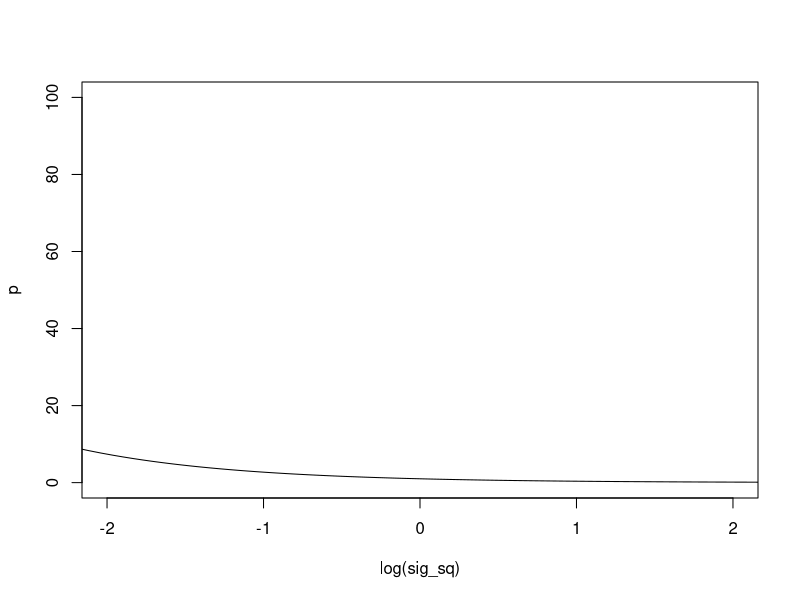
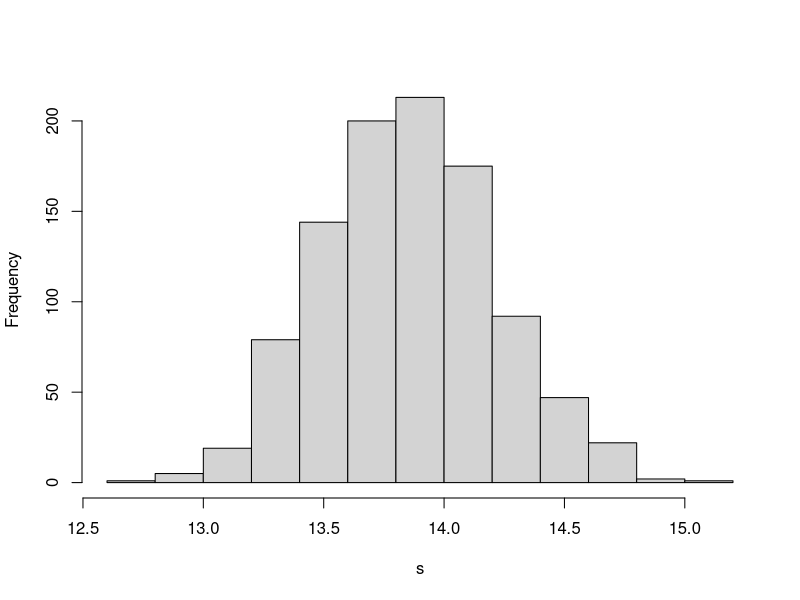
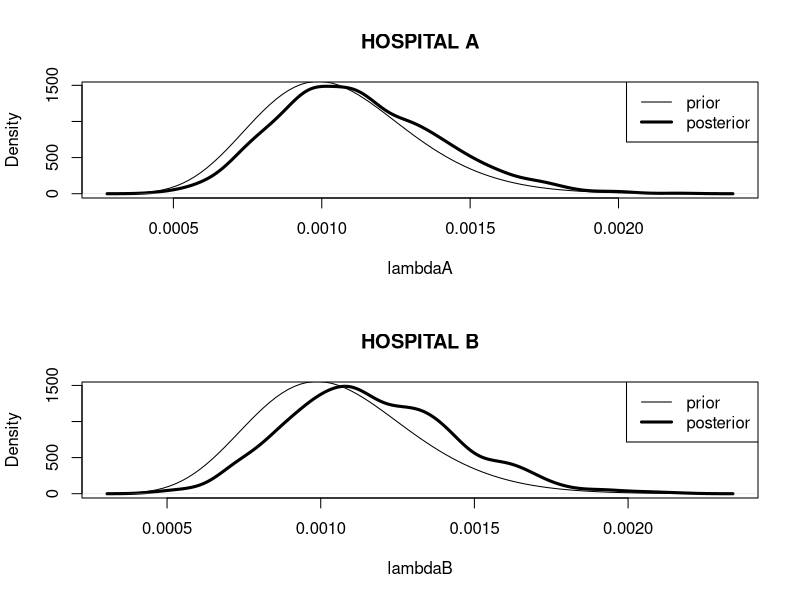
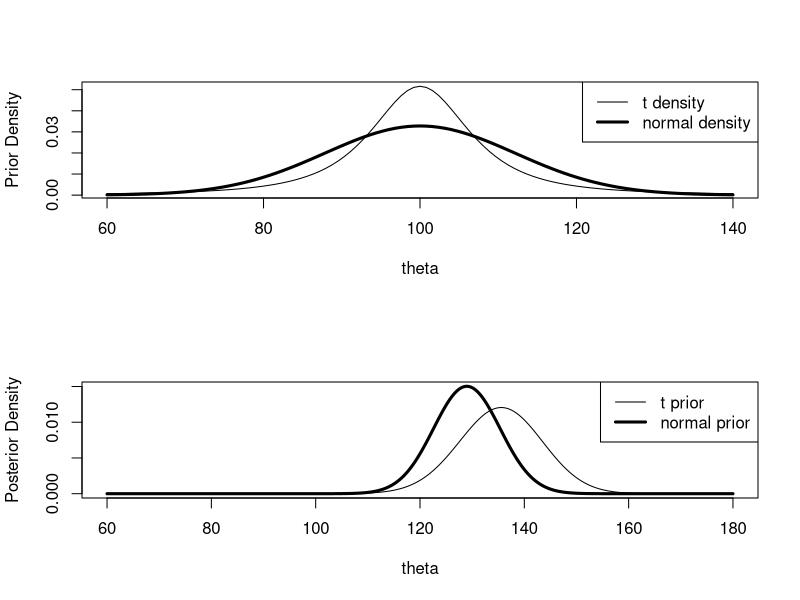
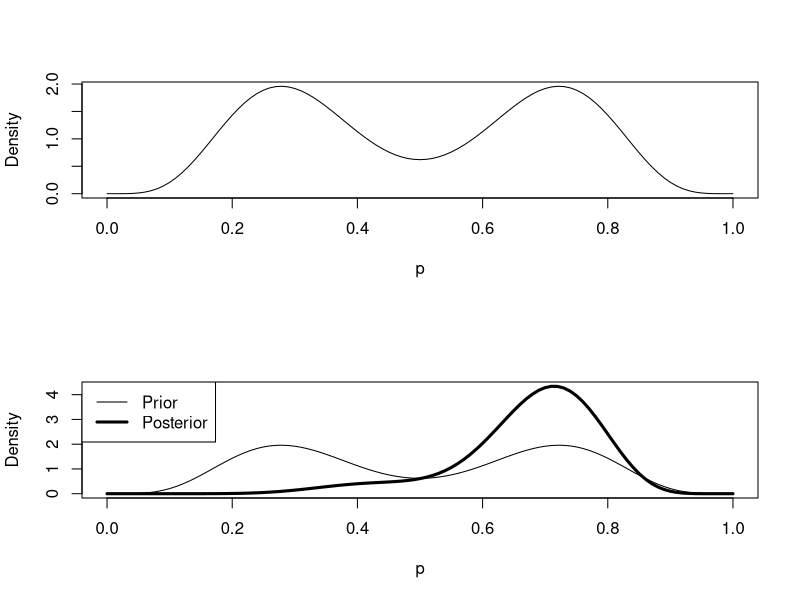
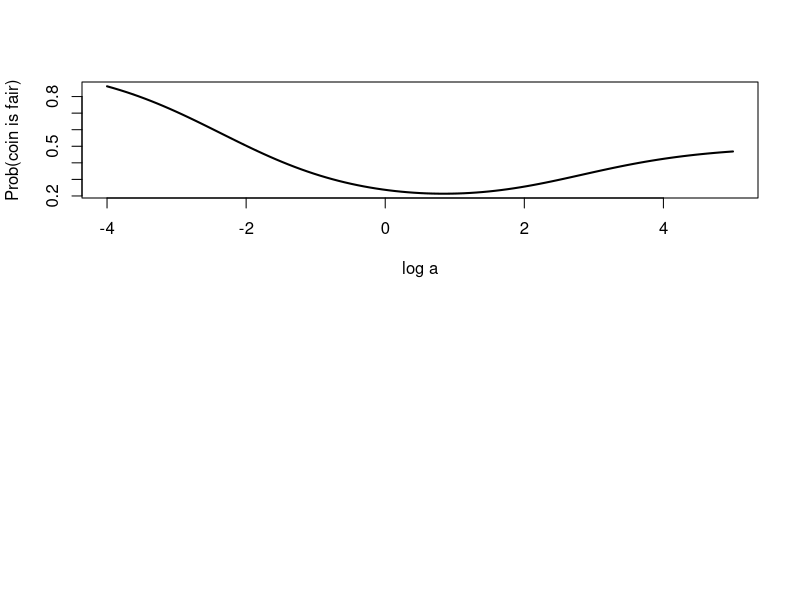

Here is the R script that generated these plots, in order:
## ---- chunk 1
library(LearnBayes)
## ---- chunk 2
sig_sq = seq(10^-2,10^2,.01)  # assume that we limit the lower/upper bound as 10^-2 and 10^2
p = 1/sig_sq  # probabilty over the variance
plot(log(sig_sq),p,type="l",xlim=c(-2,2))  # plot with the log(\sigma^2) => (looks) uniform
## ---- chunk 3
data("footballscores")
attach(footballscores)  # serch the path -> read dataframe
d = favorite - underdog - spread  # define the "difference"
n = length(d) # number of data
v = sum(d^2)  # sum of squares
## ---- chunk 4
P = rchisq(1000, n)/v  # generate samples from chi-squared 
s = sqrt(1/P)  # convert as std-dev
hist(s, main="")
## ---- chunk 5
quantile(s, probs = c(.025,.5,.975))
## ---- chunk 6
alpha = 16; beta = 15174
yobs = 1; exposure = 66
y = 0:10 # possible death observation 
lam = alpha/beta  # prior estimation of lambda = expected value from gamma distribution
# compute the prior predictive distribution for each y
fy = dpois(y, exposure*lam) * dgamma(lam, shape = alpha, rate = beta)/ dgamma(lam, shape = alpha + y, rate = beta + exposure)  
cbind(y,round(fy,3))
## ---- chunk 7
lambdaA = rgamma(1000, shape=alpha+yobs, rate = beta+exposure)
## ---- chunk 8
yobsB = 4; exposureB = 1767
y = 0:10 # possible death observation 
lam = alpha/beta  # prior estimation of lambda = expected value from gamma distribution
# compute the prior predictive distribution for each y
fyB = dpois(y, exposureB*lam) * dgamma(lam, shape = alpha, rate = beta)/ dgamma(lam, shape = alpha + y, rate = beta + exposureB)  
cbind(y,round(fyB,3))
## ---- chunk 9
lambdaB = rgamma(1000, shape=alpha+yobsB, rate = beta+exposureB)
## ---- chunk 10
par(mfrow = c(2,1)) # subplot (2 by 1)
# for hospital A
plot(density(lambdaA), main = "HOSPITAL A", xlab = "lambdaA", lwd = 3) # posterior for A
curve(dgamma(x,shape = alpha, rate = beta), add = TRUE)  # prior
legend("topright",legend = c("prior","posterior"), lwd = c(1,3))
# for hospital B
plot(density(lambdaB), main = "HOSPITAL B", xlab = "lambdaB", lwd = 3) # posterior for B
curve(dgamma(x,shape = alpha, rate = beta), add = TRUE)  # prior
legend("topright",legend = c("prior","posterior"), lwd = c(1,3))
## ---- chunk 11
quantile1 = list(p=.5,x=100); quantile2 = list(p=.95,x=120)
normal.select(quantile1,quantile2)
## ---- chunk 12
mu0 = 100; tau0 = 12.16  # hyperparams for prior
sigma = 15 # suppose we know the variance of each test
n = 4 # num of tests
ybar = c(110, 125, 140)
tau1 = 1/sqrt(4/sigma^2 + 1/tau0^2)
mu1 = (1/tau0^2*mu0+ 4/sigma^2*ybar)*tau1^2
summ1 = cbind(ybar, mu1, tau1)
summ1
## ---- chunk 13
tscale = 20/qt(.95,2)
tscale
## ---- chunk 14
#par(mfrow=c(2,1))
curve(1/tscale*dt((x-mu0)/tscale,2),from = 60, to = 140, xlab = "theta", ylab = "Prior Density")  # pdf needs to be scaled by 1/simga
curve(dnorm(x,mean = mu0,sd=tau0), add = TRUE, lwd = 3)
legend("topright",legend = c("t density", "normal density"), lwd = c(1,3))
## ---- chunk 15
norm.t.compute = function(ybar){  # compute posterior expectation and std for each val of ybar
  theta = seq(60,180, length=500)  # grid for theta
  like = dnorm(theta, mean = ybar, sd = sigma/sqrt(n))  # likelihood function of ybar
  prior = dt((theta-mu0)/tscale,2)  # prior (ignore tscale^-1)
  post = prior*like
  post = post/sum(post)  # scale to be probability
  m = sum(theta*post)  # expected value of theta with posterior
  s = sqrt(sum(theta^2*post)-m^2)  # standard dev of theta with posterior
  c(ybar,m,s)
}
summ2 = t(sapply(c(110,125,140),norm.t.compute))
dimnames(summ2)[[2]] = c("ybar","mu1 t","tau1 t")  # change the col names
summ2
## ---- chunk 16
cbind(summ1,summ2)
## ---- chunk 17
theta = seq(60,180, length=500)
normpost = dnorm(theta, mean=mu1[3], sd=tau1)
normpost = normpost/sum(normpost)
plot(theta,normpost, type = "l", lwd=3,ylab = "Posterior Density")
like = dnorm(theta,mean = 140, sd = sigma/sqrt(n))
prior = dt((theta-mu0)/tscale,2)
tpost = like*prior
tpost = tpost/sum(tpost)
lines(theta,tpost)
legend("topright", legend = c("t prior", "normal prior"), lwd = c(1,3))
## ---- chunk 18
curve(0.5 * dbeta(x,6,14) + 0.5 * dbeta(x,14,6), from = 0, to = 1, xlab = "p", ylab = "Density")
## ---- chunk 19
s = 7; f = 3
f1 = dbinom(s, s+f, (6+s)/(20+s+f))*dbeta((6+s)/(20+s+f), 6, 14)/dbeta((6+s)/(20+s+f), 6+s, 14+f)
f2 = dbinom(s, s+f, (14+s)/(20+s+f))*dbeta((14+s)/(20+s+f), 14, 6)/dbeta((14+s)/(20+s+f), 14+s, 6+f)
f1/(f1+f2); f2/(f1+f2)
## ---- chunk 20
f1a = dbinom(s, s+f, (6)/(20))*dbeta((6)/(20), 6, 14)/dbeta((6+s)/(20+s+f), 6+s, 14+f)
f2a = dbinom(s, s+f, (14)/(20))*dbeta((14)/(20), 14, 6)/dbeta((14+s)/(20+s+f), 14+s, 6+f)
f1a/(f1a+f2a); f2a/(f1a+f2a)
## ---- chunk 21
probs = c(.5, .5)  # initial gamma
beta.par1 = c(6,14)  # 1st prior
beta.par2 = c(14,6)  # 2nd prior
betapar = rbind(beta.par1,beta.par2)
data=c(7,3)  # observation, 7 heads 3 tails
post = binomial.beta.mix(probs,betapar,data)  # compute posteriro with mix beta priors
post
## ---- chunk 22
curve(post$probs[1]*dbeta(x,13,17)+post$probs[2]*dbeta(x,21,9),from = 0, to = 1, lwd = 3, xlab = "p", ylab = "Density")
curve(.5*dbeta(x,6,14)+.5*dbeta(x,14,6), from = 0, to=1, add=TRUE)
legend("topleft", legend = c("Prior","Posterior"), lwd = c(1,3))
## ---- chunk 23
2 * pbinom(5, 20, 0.5) 
## ---- chunk 24
n = 20; y = 5 # observation
a = 10  # param for prior for not being a fair coin
p = 0.5 # prior belief for being a fair coin
m1 = dbinom(y,n,p) * dbeta(p, a, a)/dbeta(p, a+y, a+n-y)  # prior predictive density for y
lambda = dbinom(y, n, p)/(dbinom(y, n, p) + m1)
lambda
## ---- chunk 25
pbetat(p, 0.5, c(a,a),c(y,n-y))
## ---- chunk 26
prob.fair = function(log.a){  # define a funciton to compute the post prob of fairness with input of log a
  a = exp(log.a)
  m2=dbinom(y, n, p)*dbeta(p,a,a)/dbeta(p,a+y,a+n-y)
  return(dbinom(y,n,p)/(dbinom(y,n,p)+m2))
}
## ---- chunk 27
n = 20; y = 5; p = 0.5
curve(prob.fair(x), from = -4, to = 5, xlab = "log a", ylab = "Prob(coin is fair)", lwd = 2)
## ---- chunk 28
n = 20; y = 5; p = 0.5; a = 10 # problem parameters
# compute P1
m2 = 0
for (k in 0:y){
  m2 = m2 + dbinom(k, n, p) * dbeta(p, a, a)/ dbeta(p, a+k, a+n-k)  # each m2
}
lambda = pbinom(y, n, p)/(pbinom(y, n, p) + m2)
lambda
